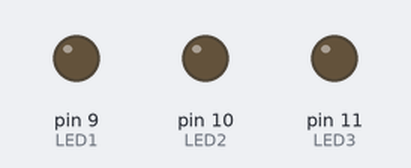
Bench run of a sketch on a simulated Arduino Uno, built with avr-gcc and run on an emulated ATmega328P. Shown: output pins drawn as LEDs (lit = HIGH).

Above: at 0.15 s.
Timing chart, 0 to 1.6 s (numbered marks = the images above):
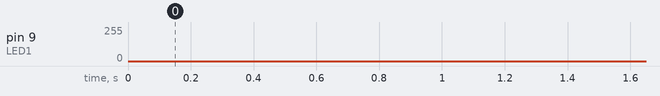

The sketch:

Lib_examaple_2.ino
```cpp
  // Library making example 2

# include"Lib2.h"

 void setup() {
  pinMode(9, OUTPUT) ;  // LED1
  pinMode(10, OUTPUT) ; // LED2
  pinMode(11, OUTPUT) ; // LED3
 }

 void loop() {
 Up_Down(9) ;
 Up_Down(10) ;
 Up_Down(11) ;
 }
```

Lib2.h
```cpp
  // -------- 만든 함수 ---------

  void Up_Down(int pin) {

   for (int i=0; i<=255; i++) {
   analogWrite(pin, i) ;
   delay(3) ;
   }
   for (int i=255; i>=0; i--) {
   analogWrite(pin, i) ;
   delay(3) ;
   }
  }
```
